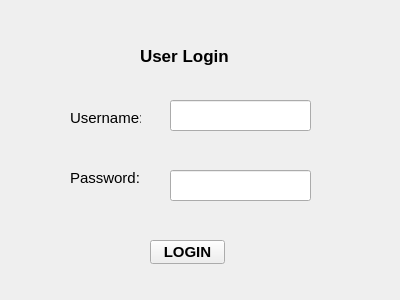
<?xml version="1.0" encoding="UTF-8"?>
<ui version="4.0">
 <class>userlogin</class>
 <widget class="QWidget" name="userlogin">
  <property name="geometry">
   <rect>
    <x>0</x>
    <y>0</y>
    <width>400</width>
    <height>300</height>
   </rect>
  </property>
  <property name="windowTitle">
   <string>Form</string>
  </property>
  <property name="styleSheet">
   <string notr="true"/>
  </property>
  <widget class="QLabel" name="label">
   <property name="geometry">
    <rect>
     <x>140</x>
     <y>40</y>
     <width>131</width>
     <height>31</height>
    </rect>
   </property>
   <property name="font">
    <font>
     <pointsize>13</pointsize>
     <bold>true</bold>
    </font>
   </property>
   <property name="text">
    <string>User Login</string>
   </property>
  </widget>
  <widget class="QLabel" name="label_user">
   <property name="geometry">
    <rect>
     <x>70</x>
     <y>110</y>
     <width>71</width>
     <height>16</height>
    </rect>
   </property>
   <property name="font">
    <font>
     <pointsize>11</pointsize>
    </font>
   </property>
   <property name="text">
    <string>Username:</string>
   </property>
  </widget>
  <widget class="QLabel" name="label_userpassword">
   <property name="geometry">
    <rect>
     <x>70</x>
     <y>170</y>
     <width>71</width>
     <height>16</height>
    </rect>
   </property>
   <property name="font">
    <font>
     <pointsize>11</pointsize>
    </font>
   </property>
   <property name="text">
    <string>Password:</string>
   </property>
  </widget>
  <widget class="QLineEdit" name="lineEdit_user">
   <property name="geometry">
    <rect>
     <x>170</x>
     <y>100</y>
     <width>141</width>
     <height>31</height>
    </rect>
   </property>
  </widget>
  <widget class="QLineEdit" name="lineEdit_user_password">
   <property name="geometry">
    <rect>
     <x>170</x>
     <y>170</y>
     <width>141</width>
     <height>31</height>
    </rect>
   </property>
   <property name="echoMode">
    <enum>QLineEdit::Password</enum>
   </property>
  </widget>
  <widget class="QPushButton" name="pushButton_userlogin">
   <property name="geometry">
    <rect>
     <x>150</x>
     <y>240</y>
     <width>75</width>
     <height>24</height>
    </rect>
   </property>
   <property name="font">
    <font>
     <pointsize>11</pointsize>
     <bold>true</bold>
    </font>
   </property>
   <property name="text">
    <string>LOGIN</string>
   </property>
  </widget>
 </widget>
 <resources/>
 <connections/>
</ui>
